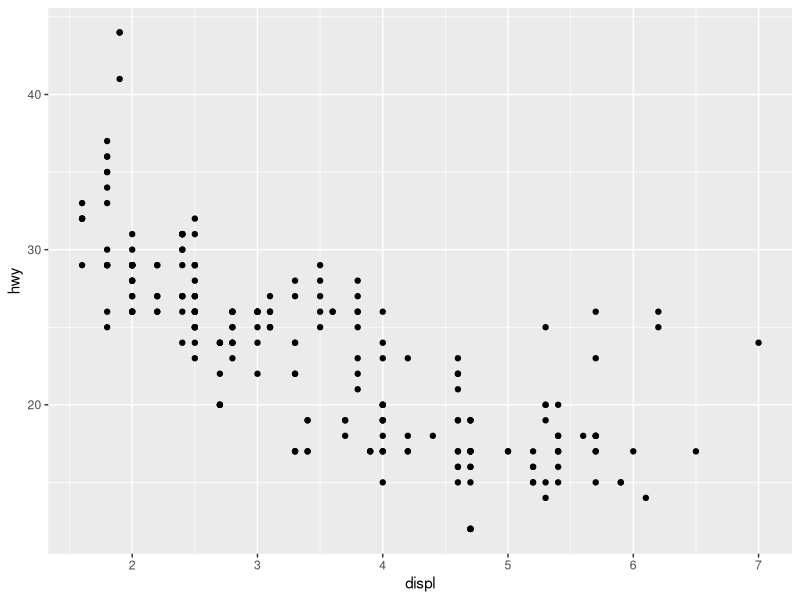
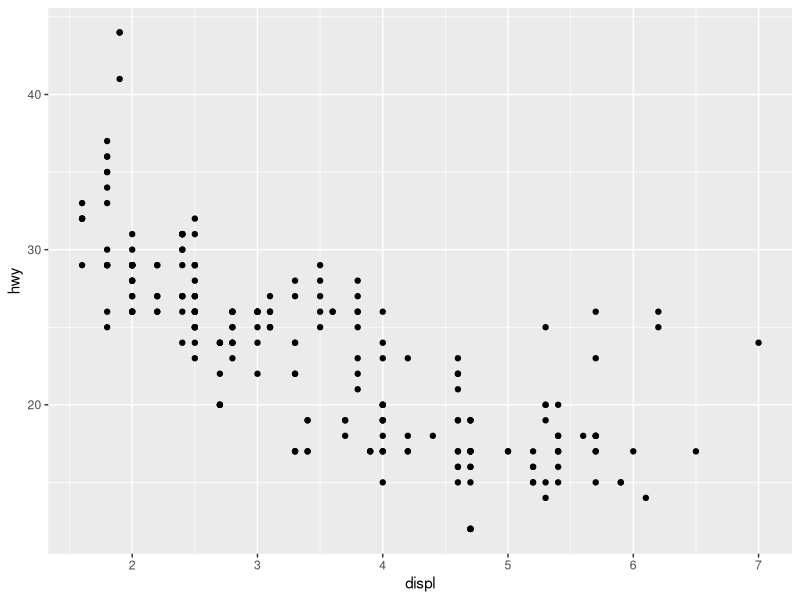
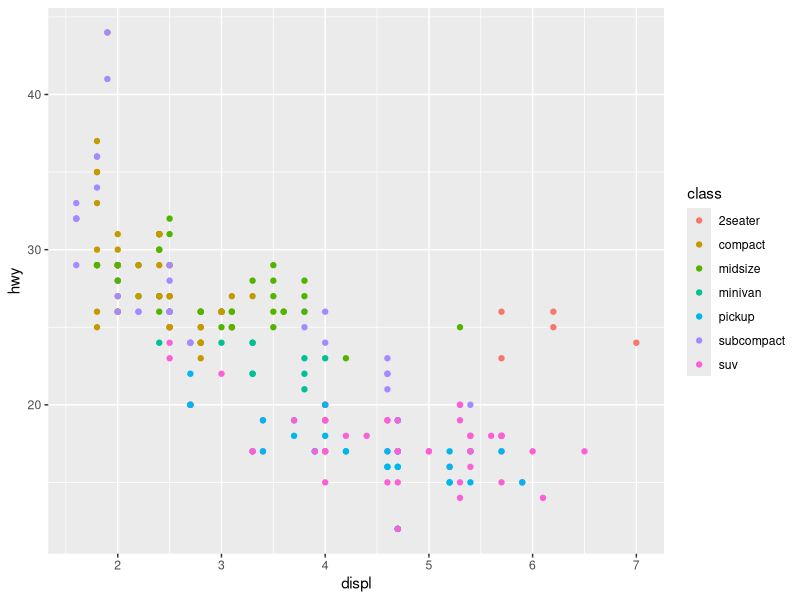
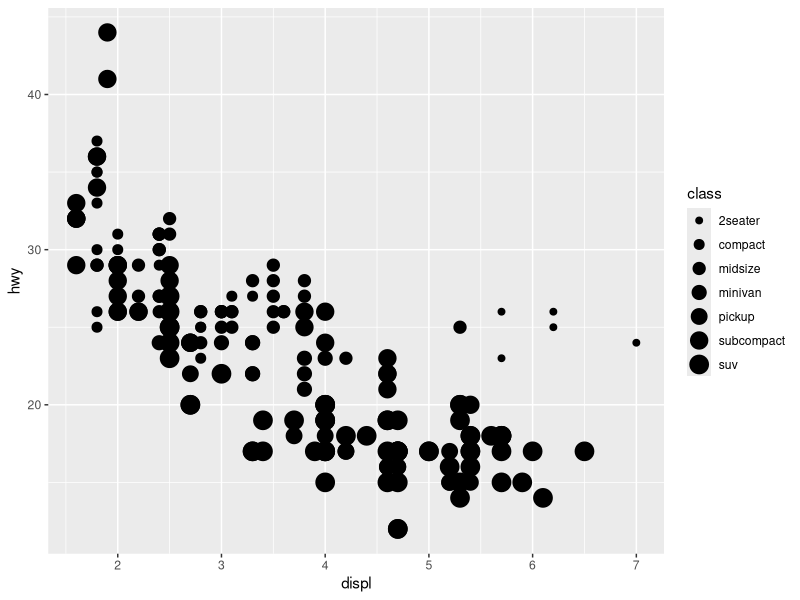
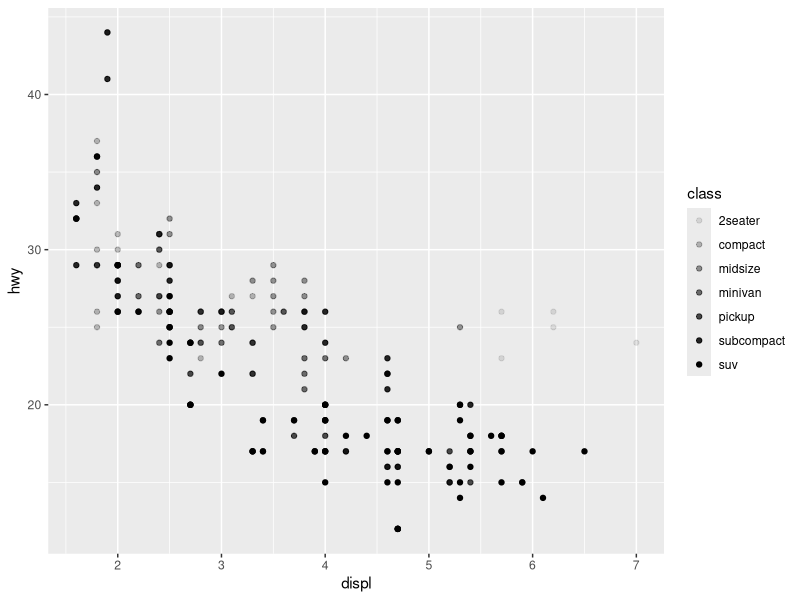
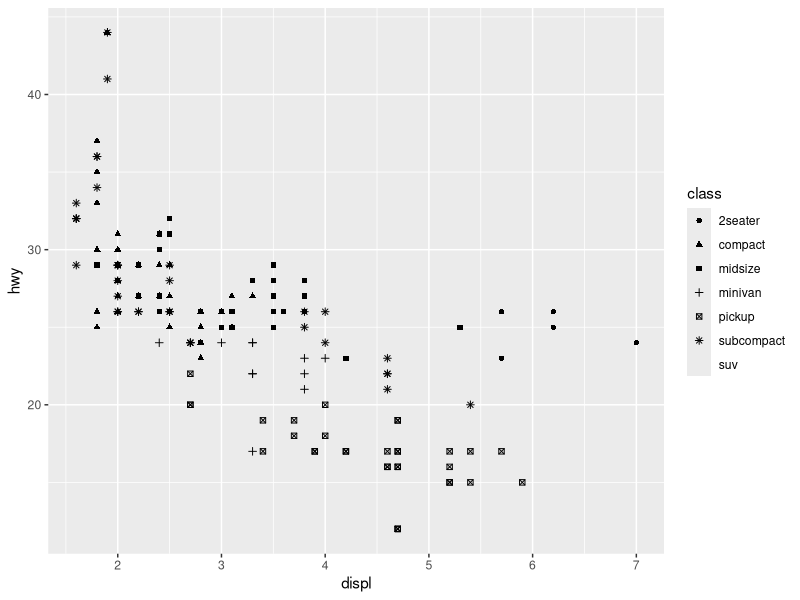
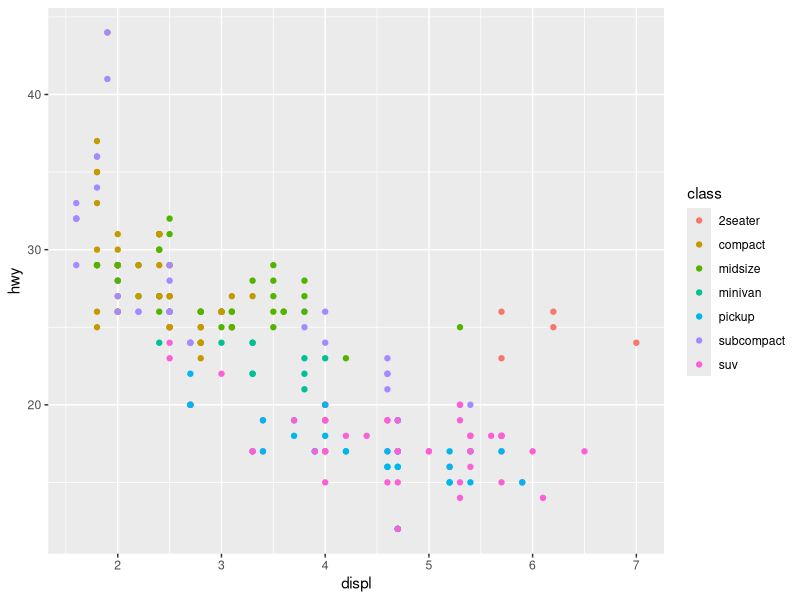
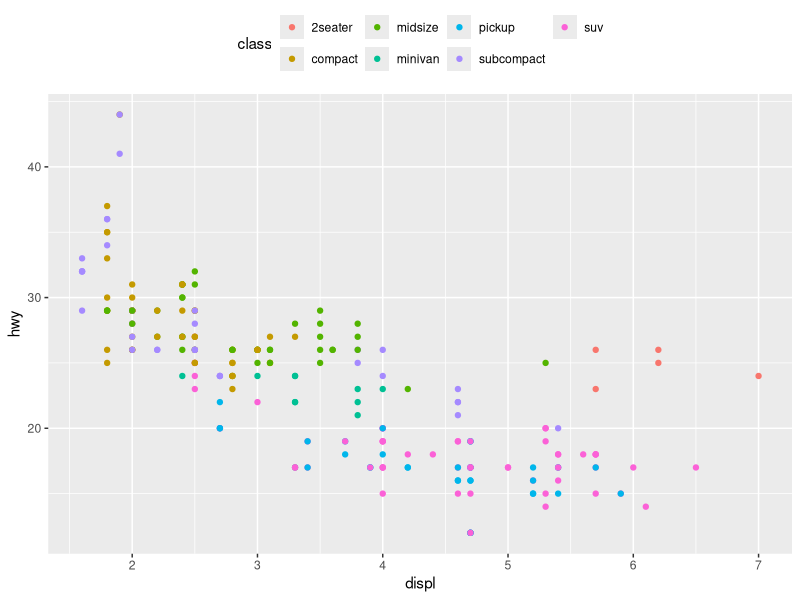

The R source for these figures, in order:
if(!require("tidyverse")){
  install.packages("tidyverse")
  library(tidyverse)
}
# install.packages('ggrepel')
library(ggrepel)
# install.packages('ggpubr')
library(ggpubr)

data("mpg")
?mpg

unique(mpg$fl)
summary(mpg)

ggplot(data=mpg) + #Loads data into ggplot
  geom_point(mapping = aes(x=displ, y=hwy)) #Loads the aesthetic of the data (geom = point)

ggplot(data=mpg, aes(x=displ, y=hwy)) + geom_point() #Does same as above command (but shorter and more common syntax)

ggplot(data=mpg, aes(x=displ, y=hwy, color=class)) + geom_point() #Adds color aesthetic for data points

ggplot(data=mpg, aes(x=displ, y=hwy, size=class)) + geom_point() #Adds size aesthetic for data points

ggplot(data=mpg, aes(x=displ, y=hwy, alpha=class)) + geom_point() #Adds transparency aesthetic for data points

ggplot(data=mpg, aes(x=displ, y=hwy, shape=class)) + geom_point() #Adds shape aesthetic for data points (only 6 possible shapes can be assigned to the data)

p <- ggplot(data=mpg) + 
  geom_point(mapping = aes(x=displ, y=hwy, color = class))
p #Plot object named "p"

p + theme(legend.position = "top") #Adds a theme to the data (assigns the legend to the top of the plot)

data("mtcars")
df <- mtcars
df$cyl <- as.factor(df$cyl) #Reassigns the data in df's "cyl" column into bins (as a categorical variable)
summary(df)

s <- ggplot(df, aes(wt, mpg)) #Creates a scatterplot (and line 42 assigns each data point a way to be represented as points)
s
s + geom_point() 

ggpubr::show_point_shapes() #Shows you what all the available shape points are
s + geom_point(color = "blue", size=2, shape=23)
s + geom_point(aes(shape=cyl))

#"r-graph-gallery.com" <----- Gives R commands for specific types of graphs, colors, and shapes that can be used to better display the data

newMpg <- read.csv("newMpg.csv")
summary(newMpg)
ggplot(data=newMpg) +
  geom_point(mapping = aes(x=displ, y=hwy, color=fl))

#Creates a linear model with ggplot
s <- ggplot(df, aes(wt, mpg))
s
s+ geom_point()
s + geom_point() + geom_smooth(method=lm, se=FALSE) #Linear Model Generation Here

s + geom_point() + geom_rug()


.labs <- rownames(df) #Gets labeling data
.labs

s + geom_point(aes(color = cyl)) + 
  geom_text(aes(label=.labs, color = cyl), size = 3) #Assigns labels to actual data points

s + geom_point(aes(color = cyl)) + 
  geom_text_repel(aes(label=.labs, color = cyl), size = 3)

data("ToothGrowth")
?ToothGrowth
summary(ToothGrowth)
ToothGrowth$dose <- as.factor(ToothGrowth$dose)

# Creates a Dotplot
d <- ggplot(data=ToothGrowth, aes(x=dose, y=len))
d
d + geom_dotplot(binaxis = "y", stackdir="center", fill="lightgray") +
  stat_summary(fun.data = "mean_sdl", fun.args = list(mult=1))


st <- ggplot(ToothGrowth, aes(x=dose, y=len))
st + geom_jitter(aes(shape = dose, color =  dose), 
                 position = position_jitter(0.2), size = 1.2) +
  stat_summary(aes(color=dose), size=0.4, fun.data="mean_sdl", fun.args=(multi=1))

###Line Plots
data("economics")
?economics
summary(economics)
ggplot(data=economics, aes(x=date, y =pop)) + 
  geom_line(aes(size=unemploy/pop))

###Bar Plots
df<-data.frame(dose=c("D0.5", "D1", "D2"), len=c(4.2, 10, 29.5))
df
bar <- ggplot(data=df, aes(x=dose, y = len)) +
  geom_col(fill = "blue")
bar
bar + geom_text(aes(label = len), vjust = -0.3)

##Histograms
ggplot(data=ToothGrowth, aes(x=len)) +
  geom_histogram(bins=10)